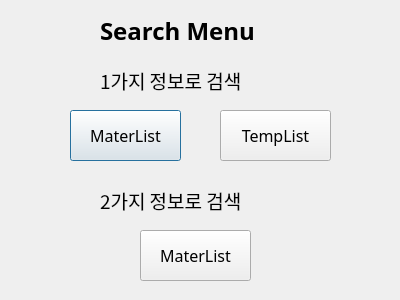
<?xml version="1.0" encoding="UTF-8"?>
<ui version="4.0">
 <class>SearchItemWindow</class>
 <widget class="QDialog" name="SearchItemWindow">
  <property name="geometry">
   <rect>
    <x>0</x>
    <y>0</y>
    <width>400</width>
    <height>300</height>
   </rect>
  </property>
  <property name="windowTitle">
   <string>SearchItemWindow</string>
  </property>
  <widget class="QLabel" name="label_2">
   <property name="geometry">
    <rect>
     <x>100</x>
     <y>10</y>
     <width>201</width>
     <height>41</height>
    </rect>
   </property>
   <property name="font">
    <font>
     <family>함초롬바탕</family>
     <pointsize>18</pointsize>
     <weight>75</weight>
     <bold>true</bold>
    </font>
   </property>
   <property name="text">
    <string>Search Menu</string>
   </property>
  </widget>
  <widget class="QLabel" name="label_3">
   <property name="geometry">
    <rect>
     <x>100</x>
     <y>60</y>
     <width>221</width>
     <height>41</height>
    </rect>
   </property>
   <property name="font">
    <font>
     <family>함초롬바탕</family>
     <pointsize>14</pointsize>
     <weight>50</weight>
     <bold>false</bold>
    </font>
   </property>
   <property name="text">
    <string>1가지 정보로 검색</string>
   </property>
  </widget>
  <widget class="QLabel" name="label_4">
   <property name="geometry">
    <rect>
     <x>100</x>
     <y>180</y>
     <width>221</width>
     <height>41</height>
    </rect>
   </property>
   <property name="font">
    <font>
     <family>함초롬바탕</family>
     <pointsize>14</pointsize>
     <weight>50</weight>
     <bold>false</bold>
    </font>
   </property>
   <property name="text">
    <string>2가지 정보로 검색</string>
   </property>
  </widget>
  <widget class="QPushButton" name="addButton">
   <property name="geometry">
    <rect>
     <x>70</x>
     <y>110</y>
     <width>111</width>
     <height>51</height>
    </rect>
   </property>
   <property name="font">
    <font>
     <family>함초롬바탕</family>
     <pointsize>12</pointsize>
    </font>
   </property>
   <property name="text">
    <string>MaterList</string>
   </property>
  </widget>
  <widget class="QPushButton" name="addButton_2">
   <property name="geometry">
    <rect>
     <x>220</x>
     <y>110</y>
     <width>111</width>
     <height>51</height>
    </rect>
   </property>
   <property name="font">
    <font>
     <family>함초롬바탕</family>
     <pointsize>12</pointsize>
    </font>
   </property>
   <property name="text">
    <string>TempList</string>
   </property>
  </widget>
  <widget class="QPushButton" name="addButton_3">
   <property name="geometry">
    <rect>
     <x>140</x>
     <y>230</y>
     <width>111</width>
     <height>51</height>
    </rect>
   </property>
   <property name="font">
    <font>
     <family>함초롬바탕</family>
     <pointsize>12</pointsize>
    </font>
   </property>
   <property name="text">
    <string>MaterList</string>
   </property>
  </widget>
 </widget>
 <layoutdefault spacing="6" margin="11"/>
 <resources/>
 <connections>
  <connection>
   <sender>addButton</sender>
   <signal>clicked()</signal>
   <receiver>SearchItemWindow</receiver>
   <slot>searchMasterListButton()</slot>
   <hints>
    <hint type="sourcelabel">
     <x>99</x>
     <y>140</y>
    </hint>
    <hint type="destinationlabel">
     <x>42</x>
     <y>60</y>
    </hint>
   </hints>
  </connection>
  <connection>
   <sender>addButton_2</sender>
   <signal>clicked()</signal>
   <receiver>SearchItemWindow</receiver>
   <slot>searchTempListButton()</slot>
   <hints>
    <hint type="sourcelabel">
     <x>278</x>
     <y>120</y>
    </hint>
    <hint type="destinationlabel">
     <x>369</x>
     <y>75</y>
    </hint>
   </hints>
  </connection>
  <connection>
   <sender>addButton_3</sender>
   <signal>clicked()</signal>
   <receiver>SearchItemWindow</receiver>
   <slot>searchTwoInfoMaster()</slot>
   <hints>
    <hint type="sourcelabel">
     <x>213</x>
     <y>245</y>
    </hint>
    <hint type="destinationlabel">
     <x>331</x>
     <y>222</y>
    </hint>
   </hints>
  </connection>
 </connections>
 <slots>
  <slot>searchMasterListButton()</slot>
  <slot>searchTempListButton()</slot>
  <slot>searchTwoInfoMaster()</slot>
 </slots>
</ui>
